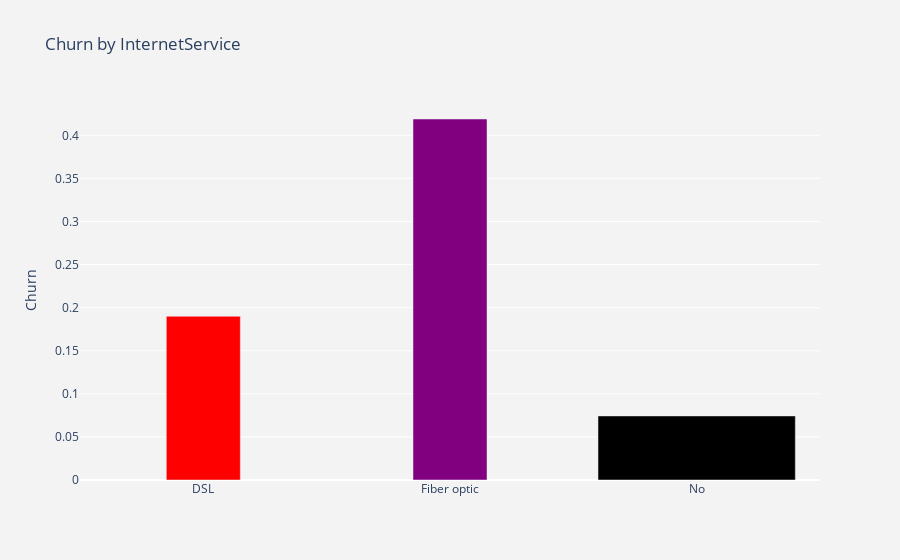

The code cell stored with this chart in its notebook:
### Markdown cell above
### InternetService by churn

### Code cell
#visualize churn by InternetService
plot_by_InternetService = df.groupby('InternetService').Churn.mean().reset_index()
plot_data = [go.Bar(
    x=plot_by_InternetService['InternetService'],
    y=plot_by_InternetService['Churn'],
    width=[0.3, 0.3],
    marker=dict(color=['red','purple'])
)]
plot_layout = go.Layout(
    xaxis={"type":"category"},
    yaxis={"title":"Churn"},
    title='Churn by InternetService',
    plot_bgcolor='rgb(243,243,243)',
    paper_bgcolor='rgb(243,243,243)',
)
fig = go.Figure(data=plot_data,layout=plot_layout) 
po.iplot(fig)

### Figure 1 — Plotly figure (JSON) as saved in the notebook; plotly's stock layout.template omitted (floating-point values rounded to 4 significant figures)
{"data": [{"marker": {"color": ["red", "purple"]}, "type": "bar", "width": [0.3, 0.3], "x": ["DSL", "Fiber optic", "No"], "y": [0.19, 0.4189, 0.07434]}], "layout": {"paper_bgcolor": "rgb(243,243,243)", "plot_bgcolor": "rgb(243,243,243)", "title": {"text": "Churn by InternetService"}, "xaxis": {"type": "category"}, "yaxis": {"title": {"text": "Churn"}}}}
